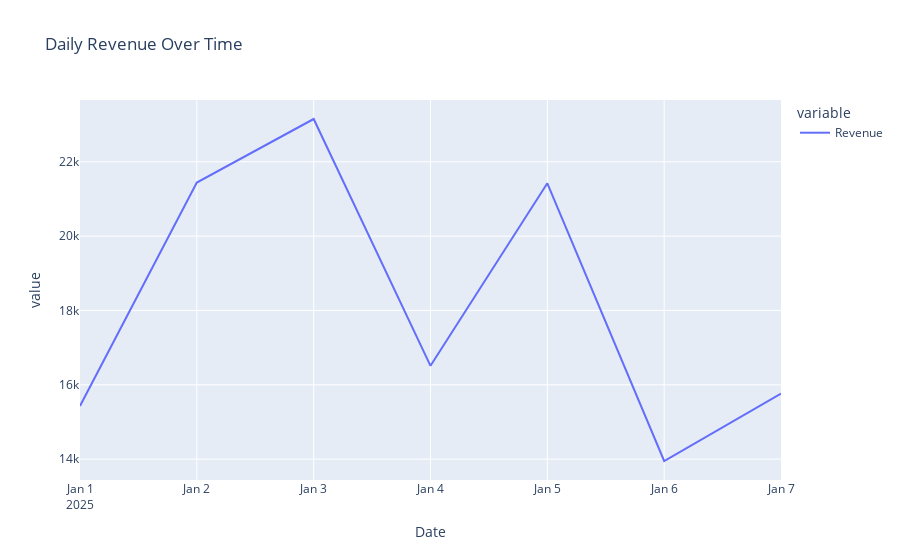
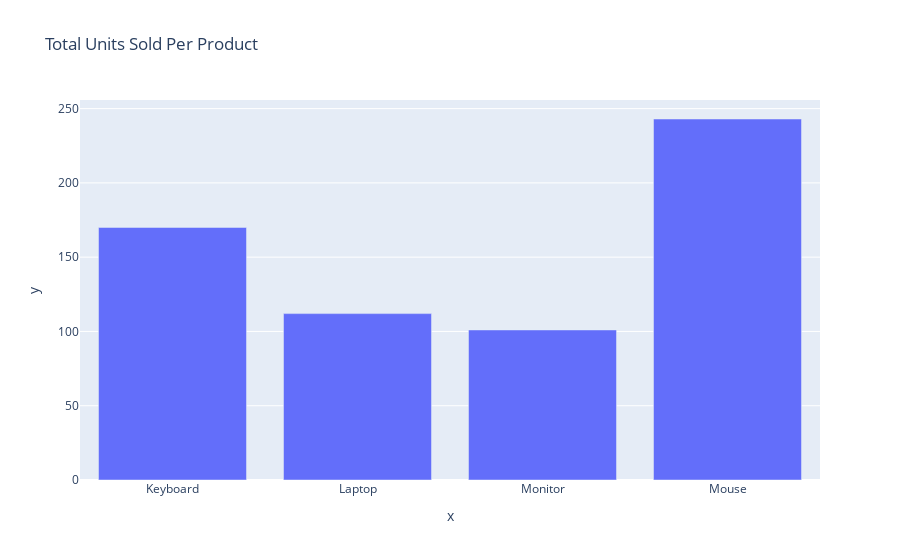

These figures' notebook cell, in order:
### Markdown cell above
### Interactive Dashboard (Plotly)

### Code cell
# Interactive revenue trend
fig = px.line(daily_revenue, title="Daily Revenue Over Time")
fig.show()

# Interactive product sales
fig2 = px.bar(x=product_sales.index, y=product_sales.values, title="Total Units Sold Per Product")
fig2.show()

### Figure 1 — Plotly figure (JSON) as saved in the notebook; plotly's stock layout.template omitted (floating-point values rounded to 4 significant figures)
{"data": [{"hovertemplate": "variable=Revenue<br>Date=%{x}<br>value=%{y}<extra></extra>", "legendgroup": "Revenue", "line": {"color": "#636efa", "dash": "solid"}, "marker": {"symbol": "circle"}, "mode": "lines", "name": "Revenue", "orientation": "v", "showlegend": true, "type": "scatter", "x": ["2025-01-01T00:00:00.000000000", "2025-01-02T00:00:00.000000000", "2025-01-03T00:00:00.000000000", "2025-01-04T00:00:00.000000000", "2025-01-05T00:00:00.000000000", "2025-01-06T00:00:00.000000000", "2025-01-07T00:00:00.000000000"], "xaxis": "x", "y": [15430, 21440, 23150, 16510, 21420, 13950, 15760], "yaxis": "y"}], "layout": {"legend": {"title": {"text": "variable"}, "tracegroupgap": 0}, "title": {"text": "Daily Revenue Over Time"}, "xaxis": {"anchor": "y", "domain": [0, 1], "title": {"text": "Date"}}, "yaxis": {"anchor": "x", "domain": [0, 1], "title": {"text": "value"}}}}

### Figure 2 — Plotly figure (JSON) as saved in the notebook; plotly's stock layout.template omitted (floating-point values rounded to 4 significant figures)
{"data": [{"hovertemplate": "x=%{x}<br>y=%{y}<extra></extra>", "legendgroup": "", "marker": {"color": "#636efa", "pattern": {"shape": ""}}, "name": "", "orientation": "v", "showlegend": false, "textposition": "auto", "type": "bar", "x": ["Keyboard", "Laptop", "Monitor", "Mouse"], "xaxis": "x", "y": [170, 112, 101, 243], "yaxis": "y"}], "layout": {"barmode": "relative", "legend": {"tracegroupgap": 0}, "title": {"text": "Total Units Sold Per Product"}, "xaxis": {"anchor": "y", "domain": [0, 1], "title": {"text": "x"}}, "yaxis": {"anchor": "x", "domain": [0, 1], "title": {"text": "y"}}}}
